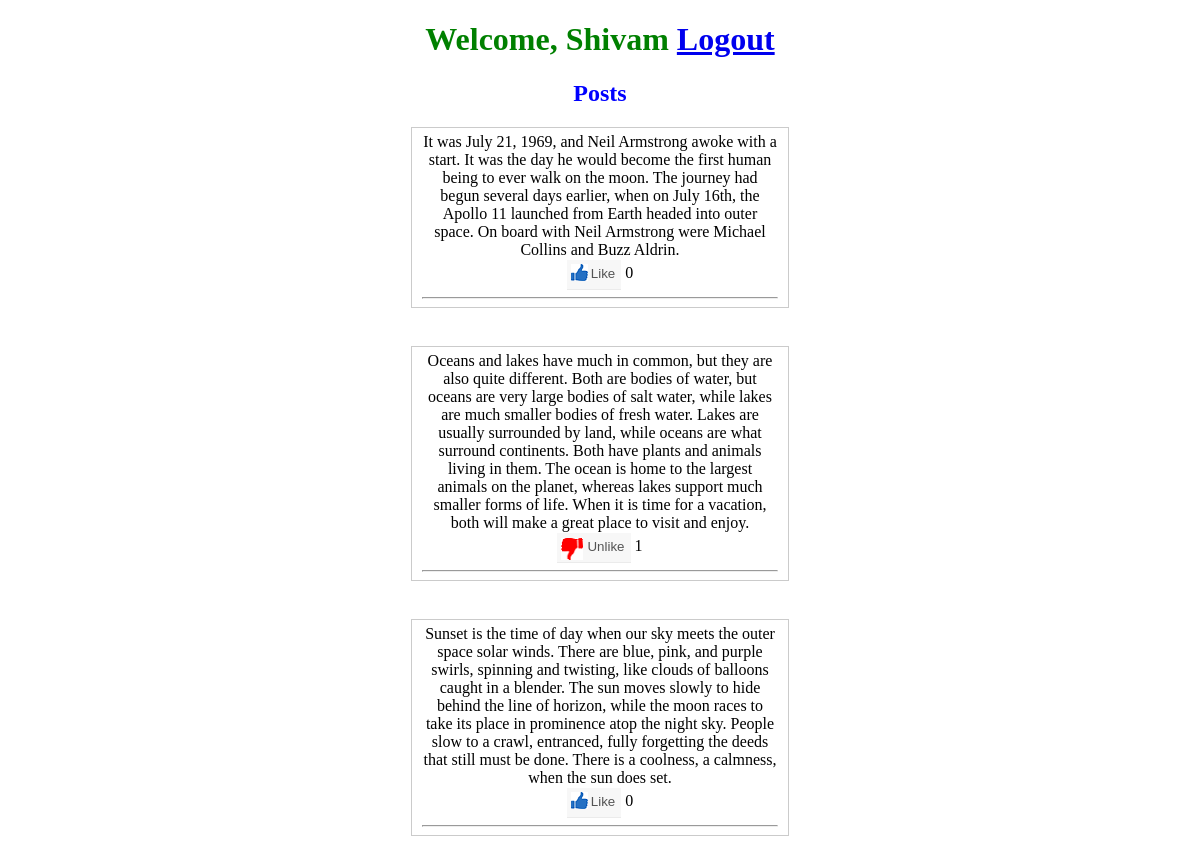
The page /home.php (signed in) on the database its author committed.
### tables this page shows
CREATE TABLE IF NOT EXISTS `user` (
  `userid` int(11) NOT NULL AUTO_INCREMENT,
  `username` varchar(30) NOT NULL,
  `password` varchar(30) NOT NULL,
  `your_name` varchar(60) NOT NULL,
  PRIMARY KEY (`userid`)
);

CREATE TABLE IF NOT EXISTS `post` (
  `postid` int(11) NOT NULL AUTO_INCREMENT,
  `post_text` varchar(6000) NOT NULL,
  PRIMARY KEY (`postid`)
);

### home.php (the view, shortened to what this page needs)
<?php
	include('connect.php');
	$uquery=mysqli_query($conn,"select * from `user` where userid='".$_SESSION['userid']."'");
	$urow=mysqli_fetch_assoc($uquery);
?>
<!DOCTYPE html>
<html>
<head>
<link rel="stylesheet" href="https://cdnjs.cloudflare.com/ajax/libs/font-awesome/4.7.0/css/font-awesome.min.css">
</head>
<body>
<div>
	<h1>Welcome, <?php echo $urow['your_name']; ?> <a href="logout.php">Logout</a></h1>
	<h2>Posts</h2>
	<?php
		$query=mysqli_query($conn,"select * from `post`");
		while($row=mysqli_fetch_array($query)){
			?>
				<div class="post">
				<?php echo $row['post_text']; ?><br>
				<div>
						<?php
							$query1=mysqli_query($conn,"select * from `like` where postid='".$row['postid']."' and userid='".$_SESSION['userid']."'");
							if (mysqli_num_rows($query1)>0){
								?>
                                <button value="<?php echo $row['postid']; ?>" class="unlike">Unlike</button>
								<?php
							}
							else{
								?>
								<button value="<?php echo $row['postid']; ?>" class="like">Like</button>
								<?php
							}
						?>
					<span id="show_like<?php echo $row['postid']; ?>">
						<?php
							$query3=mysqli_query($conn,"select * from `like` where postid='".$row['postid']."'");
							echo mysqli_num_rows($query3);
						?>
					</span>
					<hr>
				</div>
				</div><br>
			<?php
		}
	?>
</div>
</body>
</html>

### home.php (style rules this page uses)
body { padding-top: px; text-align: center; }
.post { width: 30%; margin: 10px auto; border: 1px solid #cbcbcb; padding: 5px 10px 0px 10px; }
h1 { color: green; }
h2 { color: blue; }
.like { background-image: url(like.png); background-color: hsl(0, 0%, 97%); background-repeat: no-repeat; background-position: 4px 5px; border: none; cursor: pointer; height: 30px; padding-left: 24px; vertical-align: middle; color: hsl(0, 0%, 33%); border-color: hsl(0, 0%, 60%); -webkit-box-shadow: inset 0 1px 0 hsl(0, 100%, 100%),0 1px 0 hsla(0, 0%, 0%, .08); box-shadow: inset 0 1px 0 hsl(0, 100%, 100%),0 1px 0 hsla(0, 0%, 0%, .08); }
.unlike { background-image: url(unlike.png); background-color: hsl(0, 0%, 97%); background-repeat: no-repeat; background-position: 4px 6px; border: none; cursor: pointer; height: 30px; padding-left: 30px; vertical-align: middle; color: hsl(0, 0%, 33%); border-color: hsl(0, 0%, 60%); -webkit-box-shadow: inset 0 1px 0 hsl(0, 100%, 100%),0 1px 0 hsla(0, 0%, 0%, .08); box-shadow: inset 0 1px 0 hsl(0, 100%, 100%),0 1px 0 hsla(0, 0%, 0%, .08); }

### rows shown on the page
user: your_name "Shivam"
post: post_text "It was July 21, 1969, and Neil Armstrong awoke with a start. It was the day he would become the first human being to ever walk on the moon. The journey had begun several days earlier, when on July 16th, the Apollo 11 launched from Earth headed into outer space. On board with Neil Armstrong were Michael Collins and Buzz Aldrin.", mysqli_num_rows($query3) "0"
post: post_text "Oceans and lakes have much in common, but they are also quite different. Both are bodies of water, but oceans are very large bodies of salt water, while lakes are much smaller bodies of fresh water. Lakes are usually surrounded by land, while oceans are what surround continents. Both have plants and animals living in them. The ocean is home to the largest animals on the planet, whereas lakes support much smaller forms of life. When it is time for a vacation, both will make a great place to visit and enjoy.", mysqli_num_rows($query3) "1"
post: post_text "Sunset is the time of day when our sky meets the outer space solar winds. There are blue, pink, and purple swirls, spinning and twisting, like clouds of balloons caught in a blender. The sun moves slowly to hide behind the line of horizon, while the moon races to take its place in prominence atop the night sky. People slow to a crawl, entranced, fully forgetting the deeds that still must be done. There is a coolness, a calmness, when the sun does set.", mysqli_num_rows($query3) "0"
